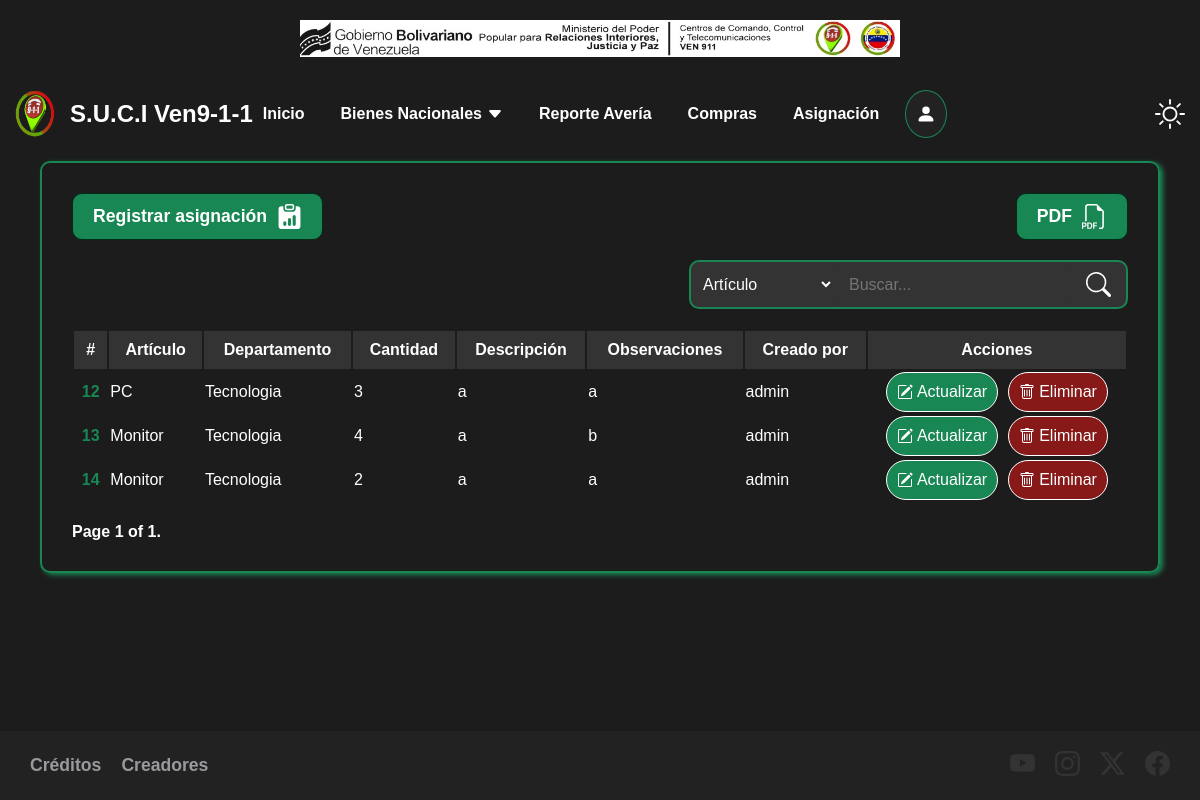
Page /bienes/asignacion on the committed database.
### administracion/models.py (models this page shows)
class Asignacion(models.Model):
    articulo = models.ForeignKey(Articulo, on_delete=models.CASCADE)
    departamento = models.ForeignKey(Departamento, on_delete=models.CASCADE)
    cantidad = models.IntegerField()
    descripcion = models.TextField(max_length=255)
    observaciones = models.TextField(max_length=255)
    user = models.ForeignKey(User, on_delete=models.CASCADE)

class Articulo(models.Model):
    descripcion = models.TextField(max_length=255)
    marca = models.CharField(max_length=255, blank=True, null=True)
    modelo = models.CharField(max_length=255, blank=True, null=True)
    serial = models.CharField(max_length=255, blank=True, null=True)
    placa = models.CharField(max_length=255, blank=True, null=True)
    codigo_bn = models.CharField(max_length=255, blank=True, null=True)
    cantidad = models.IntegerField()
    tipo_articulo = models.ForeignKey(TipoArticulo, on_delete=models.CASCADE)
    condicion = models.ForeignKey(Condicion, on_delete=models.CASCADE)
    fecha_adq = models.DateField()
    asignado = models.BooleanField(default=False)
    user = models.ForeignKey(User, on_delete=models.CASCADE)
    created_at = models.DateTimeField(default=timezone.now)
    def __str__(self):
        return self.descripcion

class Departamento(models.Model):
    nombre = models.CharField(max_length=255)
    created_at = models.DateTimeField(default=timezone.now)
    def __str__(self):
        return self.nombre

### administracion/views.py (the view)
# urls.py: path('bienes/asignacion', views.asignacion, name='asignacion'),
def asignacion(request):
    asignacion = Asignacion.objects.filter()
    paginator = Paginator(asignacion, 10)  # Show 10 per page.
    page_number = request.GET.get("page", 1)
    page_obj = paginator.get_page(page_number)
    return render(request, 'asignacion/asignacion.html', {
        'asignacion': paginator.page(page_number),
        'page_obj': page_obj
    })

### administracion/templates/asignacion/asignacion.html (shortened to what this page needs)
{% extends 'base.html' %}
{% block content %}
    <main class="content">
        <div class="content-buttons">
            <div>
                <a href="{% url 'create_asignacion' %}">
                    <span>Registrar asignación</span>
                </a>
            </div>
            <div>
                <a>
                    <span>PDF</span>
                </a>
            </div>
        </div>
        <div class="content-search">
            <form action="{% url 'search_asignacion' %}" method="GET">
                <select name="option" id="option">
                    <option value="articulo">Artículo</option>
                </select>
                <input name="q" type="search" placeholder="Buscar..." aria-label="Search">
                <svg xmlns="http://www.w3.org/2000/svg" width="25" height="25" fill="currentColor" class="bi bi-search" viewBox="0 0 16 16">
                    <path d="M11.742 10.344a6.5 6.5 0 1 0-1.397 1.398h-.001q.044.06.098.115l3.85 3.85a1 1 0 0 0 1.415-1.414l-3.85-3.85a1 1 0 0 0-.115-.1zM12 6.5a5.5 5.5 0 1 1-11 0 5.5 5.5 0 0 1 11 0"/>
                </svg>
            </form>
        </div>
        <table class="content-table">
            <thead>
                <tr>
                    <th scope="col">#</th>
                    <th scope="col">Artículo</th>
                    <th scope="col">Departamento</th>
                    <th scope="col">Cantidad</th>
                    <th scope="col">Descripción</th>
                    <th scope="col">Observaciones</th>
                    <th scope="col">Creado por</th>
                    <th scope="col">Acciones</th>
                </tr>
            </thead>
            <tbody>
                {% for asig in asignacion %}
                <tr>
                    <th scope="row">{{ asig.id }}</th>
                    <td>{{ asig.articulo }}</td>
                    <td>{{ asig.departamento }}</td>
                    <td>{{ asig.cantidad }}</td>
                    <td>{{ asig.descripcion }}</td>
                    <td>{{ asig.observaciones }}</td>
                    <td>{{ asig.user }}</td>
                    <td>
                        <div>
                            <a>
                                Actualizar
                            </a>
                            <form action="{% url 'delete_asignacion' asig.id %}" method="POST">
                                <button class="btn btn-danger">
                                    Eliminar
                                </button>
                            </form>
                        </div>
                    </td>
                </tr>
                {% endfor %}
            </tbody>
        </table>
        <div class="pagination">
            <span class="step-links">
                <span class="current">
                    Page {{ page_obj.number }} of {{ page_obj.paginator.num_pages }}.
                </span>
            </span>
        </div>
    </main>
{% endblock %}

### administracion/static/css/main.css (style rules this page uses)
body { background: #1c1c1c;; font-family: sans-serif; margin: 0; }

### rows in the picture
Asignacion: id "12", articulo "PC", departamento "Tecnologia", cantidad "3", descripcion "a", observaciones "a", user "admin"
Asignacion: id "13", articulo "Monitor", departamento "Tecnologia", cantidad "4", descripcion "a", observaciones "b", user "admin"
Asignacion: id "14", articulo "Monitor", departamento "Tecnologia", cantidad "2", descripcion "a", observaciones "a", user "admin"

### other values in the picture
{{ page_obj.number }} "1"
{{ page_obj.paginator.num_pages }} "1"
